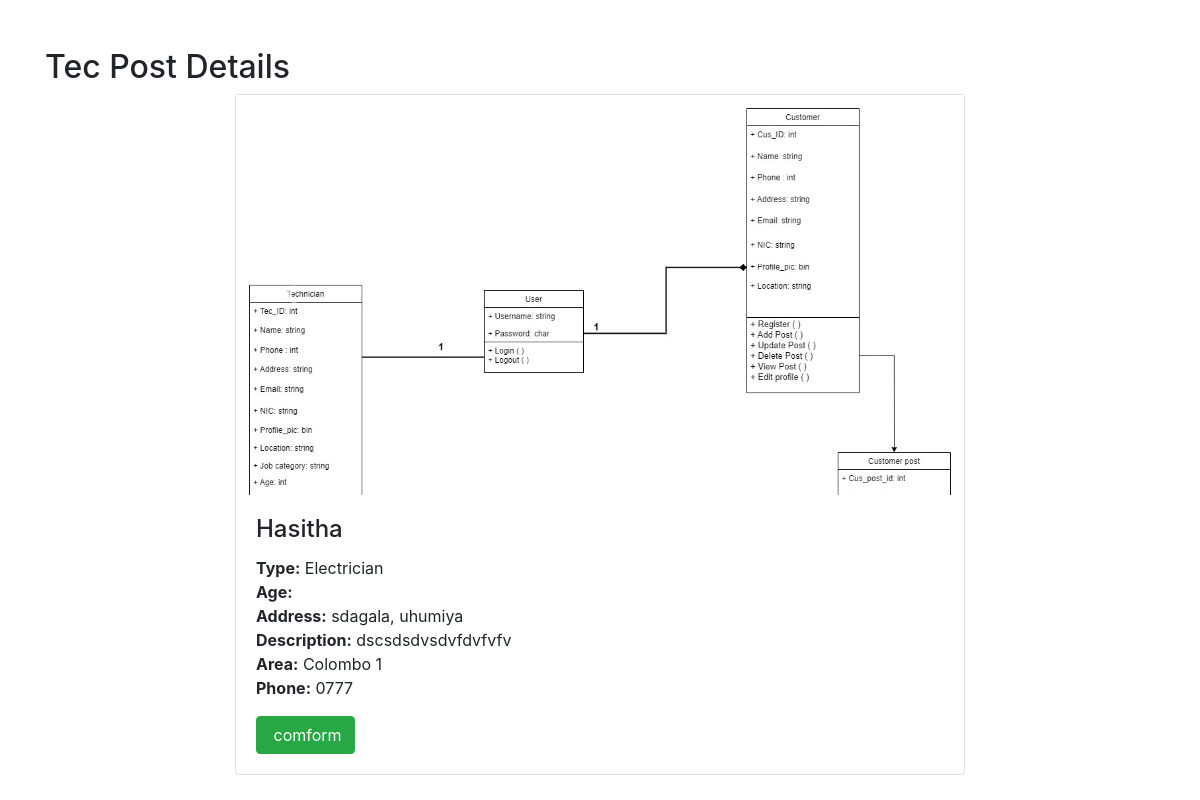
/tec_chat.php?job_id=15, run on the app's committed database.
### tables this page shows
CREATE TABLE `cus_posts` (
  `job_id` int(11) NOT NULL,
  `name` varchar(255) DEFAULT NULL,
  `age` int(11) DEFAULT NULL,
  `address` text DEFAULT NULL,
  `work_description` text DEFAULT NULL,
  `image1` varchar(255) DEFAULT NULL,
  `image2` varchar(255) DEFAULT NULL,
  `image3` varchar(255) DEFAULT NULL,
  `location` varchar(255) DEFAULT NULL,
  `phone_number` varchar(20) DEFAULT NULL,
  `cus_id` int(11) DEFAULT NULL,
  `need_t` varchar(255) DEFAULT NULL,
  `lat` decimal(10,8) DEFAULT NULL,
  `lng` decimal(11,8) DEFAULT NULL,
  `map_address` varchar(255) DEFAULT NULL,
  `accepted` tinyint(1) NOT NULL DEFAULT 0
);

### tec_chat.php (the view, shortened to what this page needs)
<?php
$host = 'localhost';
$db   = 'jas';
$user = 'root';
$pass = '';
$charset = 'utf8mb4';
$dsn = "mysql:host=$host;dbname=$db;charset=$charset";
$options = [
    PDO::ATTR_ERRMODE            => PDO::ERRMODE_EXCEPTION,
    PDO::ATTR_DEFAULT_FETCH_MODE => PDO::FETCH_ASSOC,
    PDO::ATTR_EMULATE_PREPARES   => false,
];
try {
    $pdo = new PDO($dsn, $user, $pass, $options);
} catch (\PDOException $e) {
    throw new \PDOException($e->getMessage(), (int)$e->getCode());
}
if (isset($_GET['job_id'])) {
    $job_id = $_GET['job_id'];
} else {
    exit('Job ID not provided.');
}
$sql = "SELECT * FROM cus_posts WHERE job_id = ?";
$stmt = $pdo->prepare($sql);
$stmt->execute([$job_id]);
$post = $stmt->fetch(PDO::FETCH_ASSOC);
?>
<!DOCTYPE html>
<html lang="en">
<head>
    <link href="https://maxcdn.bootstrapcdn.com/bootstrap/4.5.2/css/bootstrap.min.css" rel="stylesheet">
</head>
<body>
<div class="container mt-5">
    <h2>Tec Post Details</h2>
    <div class="row">
        <div class="col-md-8 mx-auto">
            <div class="card">
                <div id="postImages" class="carousel slide" data-ride="carousel">
                    <div class="carousel-inner" style="height: 400px;">
                        <div class="carousel-item active aspect-ratio ar-16x9">
                            <div class="aspect-ratio-content">
                                <img src="<?php echo htmlspecialchars($post['image1']); ?>" class="d-block w-100 h-100 object-fit-cover" alt="Image 1">
                            </div>
                        </div>
                    </div>
                    <a class="carousel-control-prev" href="#postImages" role="button" data-slide="prev">
                        <span class="carousel-control-prev-icon" aria-hidden="true"></span>
                    </a>
                    <a class="carousel-control-next" href="#postImages" role="button" data-slide="next">
                        <span class="carousel-control-next-icon" aria-hidden="true"></span>
                    </a>
                </div>
                <div class="card-body">
                    <h4 class="card-title"><?php echo htmlspecialchars($post['name']); ?></h4>
                    <p class="card-text">
                        <strong>Type:</strong> <?php echo $post['need_t']; ?><br>
                        <strong>Age:</strong> <?php echo $post['age']; ?><br>
                        <strong>Address:</strong> <?php echo htmlspecialchars($post['address']); ?><br>
                        <strong>Description:</strong> <?php echo htmlspecialchars($post['work_description']); ?><br>
                        <strong>Area:</strong> <?php echo htmlspecialchars($post['location']); ?><br>
                        <strong>Phone:</strong> <?php echo $post['phone_number']; ?><br>
                    </p>
                    <form action="qr1.php" method="get">
                        <input type="submit" class="btn btn-success"value=" comform">
                        </form>
                </div>
            </div>
        </div>
    </div>
</div>
<link href="https://maxcdn.bootstrapcdn.com/bootstrap/4.5.2/css/bootstrap.min.css" rel="stylesheet">
</body>
</html>

### data on the page
cus_posts: image1 (picture), name "Hasitha", need_t "Electrician", address "sdagala, uhumiya", work_description "dscsdsdvsdvfdvfvfv", location "Colombo 1", phone_number "0777"
